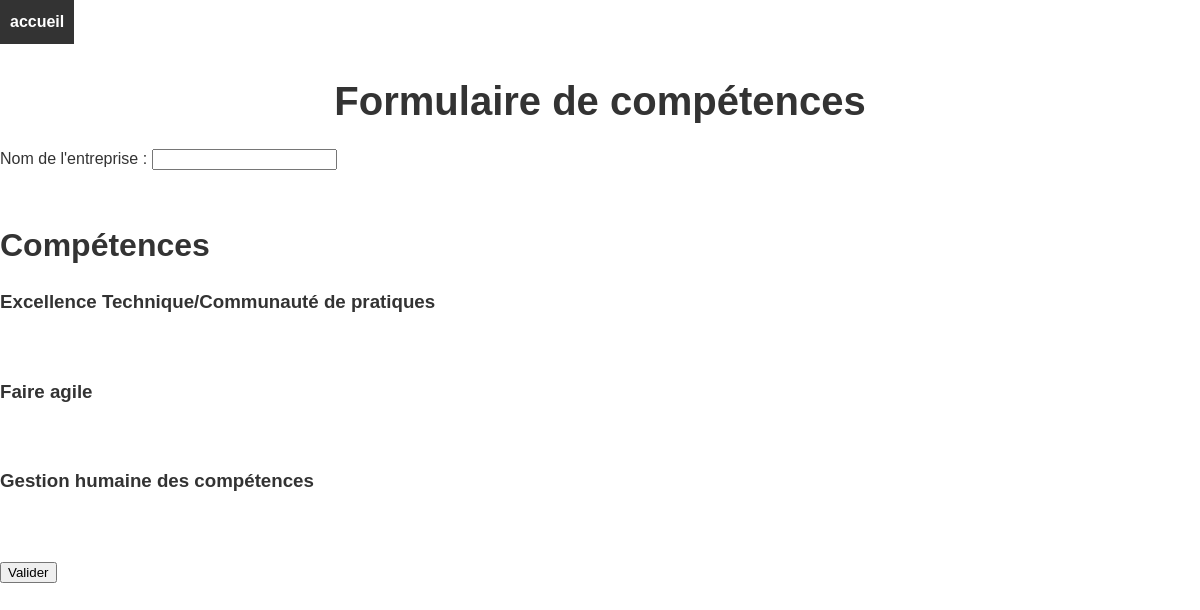
Screenshot of /pages/creation.php with the database file from the repository.
### tables this page shows
CREATE TABLE `competence_item` (
  `id` int(8) NOT NULL,
  `libelle` text NOT NULL,
  `progresser` text NOT NULL
);

### pages/creation.php (the view, shortened to what this page needs)
<html>
<head>
    <link href="../style/style.css" rel="stylesheet">
</head>
<body>
    <nav>
        <a href="/Semaine-transverse-groupe-11/index.php">accueil</a>
    </nav>
	<h1>Formulaire de compétences</h1>
	<form method="post" action="submit.php">
		<label for="nom_entreprise">Nom de l'entreprise :</label>
		<input type="text" id="nom_entreprise" name="nom_entreprise" required><br><br>
		<h2>Compétences</h2>
		<?php
			$connexion = new PDO('mysql:host=localhost;dbname=bdd-diagnostic', 'root', '');
			$requete_parties = $connexion->query("SELECT * FROM competence_item");
			while($partie = $requete_parties->fetch(PDO::FETCH_ASSOC)) {
				echo '<h3>' . $partie['libelle'] . '</h3>';
				echo '<br>';
			}
		?>
		<br>
		<input type="submit" value="Valider">
	</form>
</body>
</html>

### style/style.css (style rules this page uses)
h1 { font-size: 2.5rem; font-weight: bold; margin-bottom: 1rem; text-align: center; }
h2 { font-size: 2rem; font-weight: bold; margin-bottom: 0.5rem; }
body { font-family: Arial, sans-serif; font-size: 16px; line-height: 1.5; color: #333; background-color: #fff; margin: 0; padding: 0; }
nav a { display: inline-block; padding: 10px; text-decoration: none; color: #333; font-weight: bold; }

### rows the page displays
competence_item: libelle "Excellence Technique/Communauté de pratiques"
competence_item: libelle "Faire agile"
competence_item: libelle "Gestion humaine des compétences"
